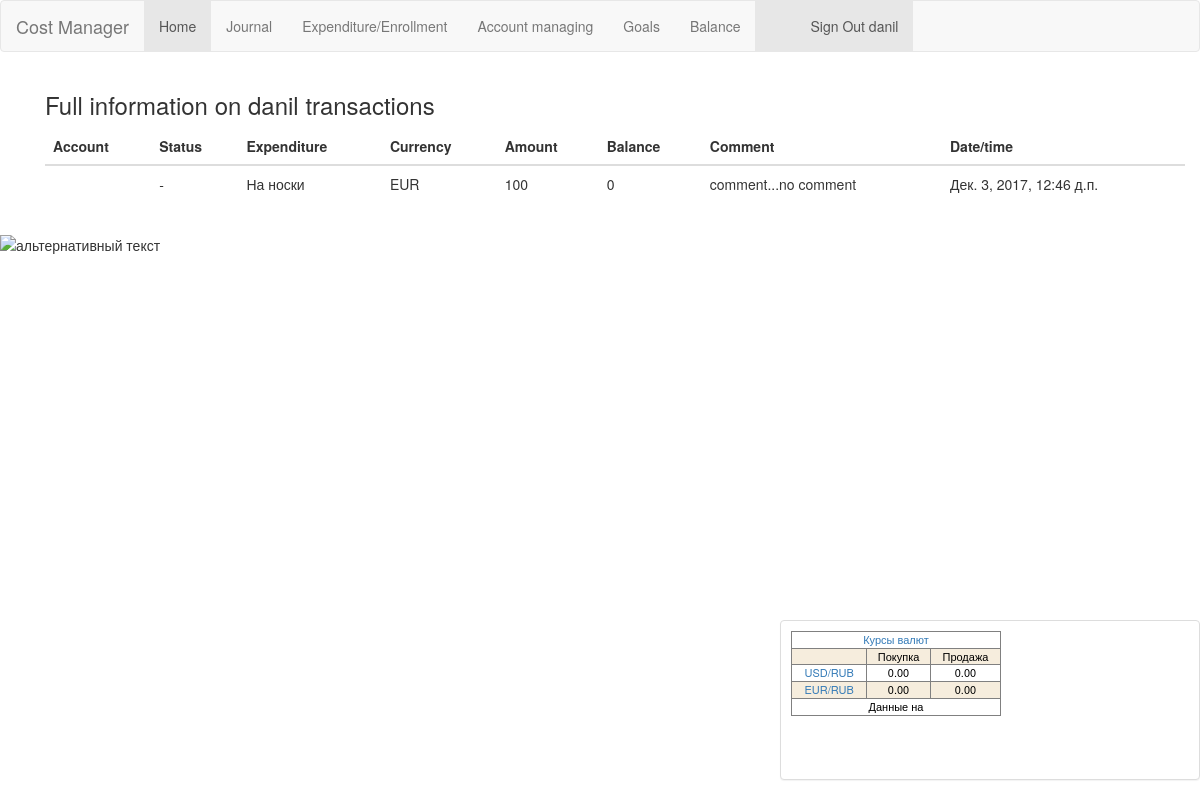
The app's page /costmanager/transactions/get/2 (signed in) with its own data.
### cost_manager/models.py (models this page shows)
class Account_transaction(models.Model):
    class Meta():
        db_table = 'all transaction'
    user = models.ForeignKey(settings.AUTH_USER_MODEL, default=1)
    ACCOUNT_JOURNAL_STATUS = (('+', 'Приход'), ('-', 'Расход'))
    ACCOUNT_TRANSACTION_CURRENCY = (('USD', 'dollars'), ('EUR', 'euro'), ('RUR', 'rubles'))
    TEXT_EXP = "Введите статью расходов или источник дохода"
    account_jornal_status = models.CharField(max_length=10, verbose_name='Operation status:', default='+',choices=ACCOUNT_JOURNAL_STATUS)
    account_transaction_expenditure_name = models.CharField(verbose_name='Expenditure name:',max_length=30,help_text=TEXT_EXP)
    account_transaction_date = models.DateTimeField(verbose_name='Date/time:',default=timezone.now)
    account_transaction_currency = models.CharField(verbose_name='Currency:',max_length=10,default='RUR',choices=ACCOUNT_TRANSACTION_CURRENCY)
    account_transaction_amount = models.IntegerField(verbose_name='Amount:',default=0)
    account_transaction_comment = models.CharField(verbose_name='comment:',max_length=30,default="comment...")
    TEXT_TITLE = "Введите имя счета, например: Основной \n Валютный \n Сберегательный"
    account_title = models.CharField(verbose_name='Account Name:', max_length=30, blank=True, help_text=TEXT_TITLE)
    account_balance = models.IntegerField(verbose_name='Account balance:', default=0)

### cost_manager/views.py (the view)
# urls.py: url(r'^transactions/get/(?P<account_id>\d+)$', views.Journal),
def Journal(request, account_id = 1):
    user_name = auth.get_user(request).get_username()
    selected_bank_account  = Account_transaction.objects.filter(id = account_id)
    args = {}
    args['username'] = user_name
    args['account'] = selected_bank_account
    return render_to_response('Journal.html',args)

### cost_manager/templates/Journal.html (shortened to what this page needs)
{% extends 'main.html' %}
{% block Journal %}
<div class="container">
 <h3>Full information on {{ username }} transactions</h3>
  <table class="table">
    <thead>
      <tr>
        <th>Account</th>
        <th>Status</th>
        <th>Expenditure</th>
        <th>Currency</th>
        <th>Amount</th>
        <th>Balance</th>
        <th>Comment</th>
        <th>Date/time</th>
      </tr>
    </thead>
    <tbody>
          {% for items in account %}
              <tr>
              <td>{{ items.account_title }}</td>
              <td>{{ items.account_jornal_status }}</td>
              <td>{{ items.account_transaction_expenditure_name }}</td>
              <td>{{ items.account_transaction_currency }}</td>
              <td>{{ items.account_transaction_amount }}</td>
              <td>{{ items.account_balance }}</td>
              <td>{{ items.account_transaction_comment }}</td>
              <td>{{ items.account_transaction_date }}</td>
              </tr>
          {% endfor %}
    </tbody>
  </table>
</div>
{% endblock %}

### templates/main.html (shortened to what this page needs)
<!DOCTYPE html>
<html lang="en">
<head>
  <link rel="stylesheet" href="https://maxcdn.bootstrapcdn.com/bootstrap/3.3.7/css/bootstrap.min.css">
</head>
<body>
<nav class="navbar navbar-default">
  <div class="container-fluid">
    <div class="navbar-header">
      <a class="navbar-brand" href="https://www.forbes.com/billionaires/list/">Cost Manager</a>
    </div>
    <ul class="nav navbar-nav">
      <li class="active"><a href="/home/">Home</a></li>
      <li><a href="/accounts/all/">Journal</a></li>
      <li><a href="/1/addPost/1">Expenditure/Enrollment</a></li>
      <li><a href="/create/new/">Account managing</a></li>
      <li><a href="/goals/new/">Goals</a></li>
      <li><a href="/balance/">Balance</a></li>
        {% if username %}
        <li class="active"><a href="/auth/logout/"><ul class="align-right">Sign Out {{ username }}</ul></a></li>
        {% else %}
        <li class="active"><a href="/auth/login/"><ul class="align-right">Login</ul></a></li>
        {% endif %}
    </ul>
  </div>
</nav>
{% if username %}
<div class="container">
{% block Journal %}
{% endblock %}
{% endif %}
</div>
<img src="https://i.pinimg.com/originals/92/6c/d7/926cd75ba73558929e97400fd6c0c223.png" alt="альтернативный текст">
{% if username %}
<div class="panel panel-default" id = "footer" >
<table width="210" border="1" style="border-collapse: collapse; text-align:center; font-size:11px; color:#000000; "><tr bgcolor=""><td height="10" valign="top" colspan="3"><style>A.forexpf_ { text-decoration: none;} A.forexpf_:visited {color: #000000;} </style><a href="http://www.forexpf.ru/" title="Курсы валют" target="_blank" class="forexpf_">Курсы валют</a></td></tr><tr bgcolor="F6EDDD"><td></td><td>Покупка</td><td>Продажа</td></tr><tr bgcolor=""><td><a href="http://www.forexpf.ru/currency_usd.asp" title="Курс доллара" target="_blank" class="forexpf_">USD/RUB</a></td><td id="usdrubbid">0.00</td><td id="usdrubask">0.00</td></tr><tr bgcolor="F6EDDD"><td><a href="http://www.forexpf.ru/currency_eur.asp" title="Курс Евро" target="_blank" class="forexpf_">EUR/RUB</a></td><td id="eurrubbid">0.00</td><td id="eurrubask">0.00</td></tr><tr bgcolor=""><td colspan="3" id="euusrutm">Данные на</td></tr></table><script src="http://informers.forexpf.ru/export/euusrub.js?nc=1"></script>
</div>
{% endif %}
</body>
</html>

### templates/main.html (style rules this page uses)
#footer { position: fixed; right: 0; bottom: 0; padding: 10px; width: 35%; height: 20%; }
A.forexpf_ { text-decoration: none; }

### records on screen
Account_transaction: account_jornal_status "-", account_transaction_expenditure_name "На носки", account_transaction_currency "EUR", account_transaction_amount "100", account_balance "0", account_transaction_comment "comment...no comment", account_transaction_date "Дек. 3, 2017, 12:46 д.п."

### other values on screen
{{ username }} "danil"
